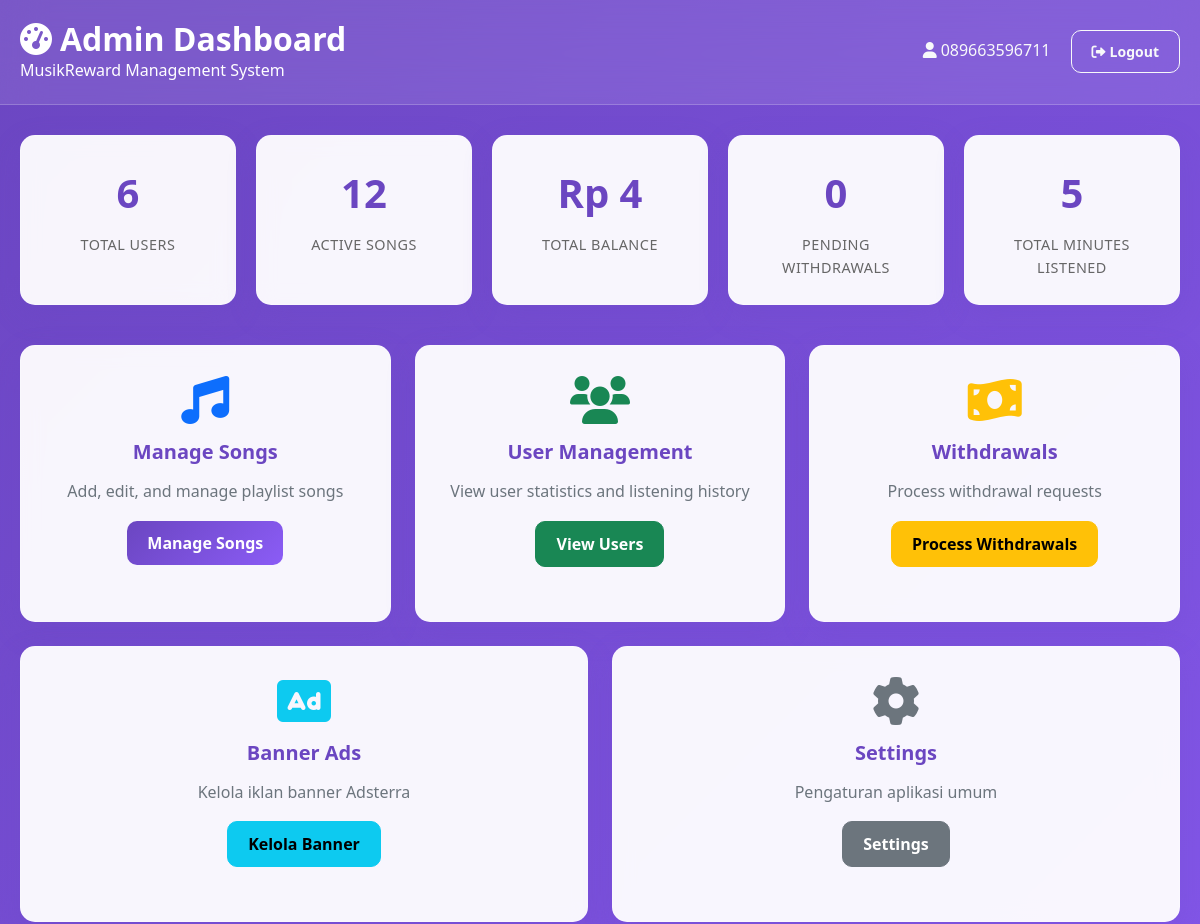
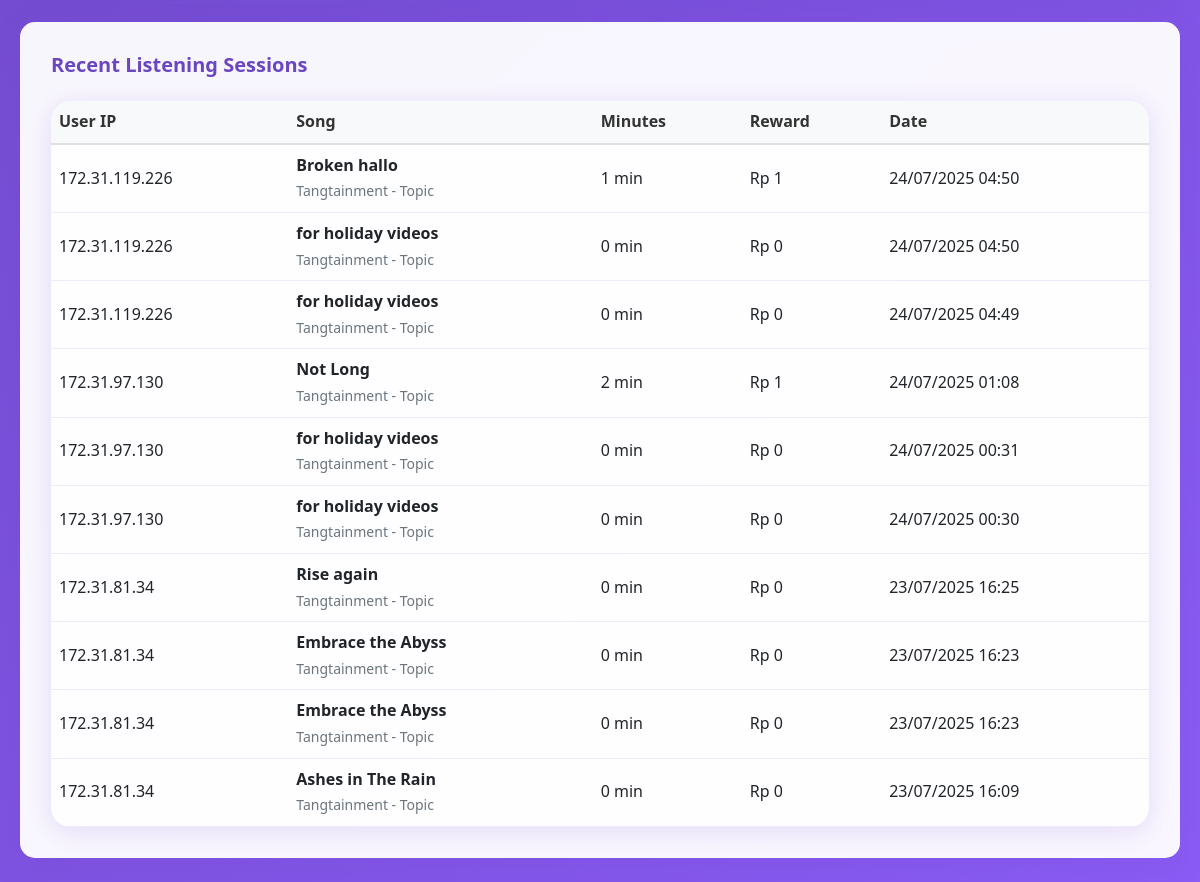
/admin/index.php (signed in), run on the app's committed database (2 pictures, top to bottom).
### tables this page shows
CREATE TABLE listening_sessions (
            id INTEGER PRIMARY KEY AUTOINCREMENT,
            user_ip TEXT NOT NULL,
            song_id INTEGER NOT NULL,
            minutes_listened INTEGER DEFAULT 0,
            reward_earned REAL DEFAULT 0.00,
            completed INTEGER DEFAULT 0,
            created_at DATETIME DEFAULT CURRENT_TIMESTAMP,
            FOREIGN KEY (song_id) REFERENCES songs(id)
        );

CREATE TABLE songs (
            id INTEGER PRIMARY KEY AUTOINCREMENT,
            youtube_id TEXT NOT NULL,
            title TEXT NOT NULL,
            artist TEXT NOT NULL,
            thumbnail_url TEXT,
            duration INTEGER DEFAULT 0,
            is_active INTEGER DEFAULT 1,
            created_at DATETIME DEFAULT CURRENT_TIMESTAMP
        );

### admin/index.php (the view, shortened to what this page needs)
<?php
require_once '../config/database.php';
$stmt = $pdo->query("SELECT COUNT(*) as total_users FROM users");
$totalUsers = $stmt->fetch()['total_users'];
$stmt = $pdo->query("SELECT COUNT(*) as total_songs FROM songs WHERE is_active = 1");
$totalSongs = $stmt->fetch()['total_songs'];
$stmt = $pdo->query("SELECT SUM(balance) as total_balance FROM users");
$totalBalance = $stmt->fetch()['total_balance'] ?: 0;
$stmt = $pdo->query("SELECT COUNT(*) as pending_withdrawals FROM withdrawals WHERE status = 'pending'");
$pendingWithdrawals = $stmt->fetch()['pending_withdrawals'];
$stmt = $pdo->query("SELECT SUM(minutes_listened) as total_minutes FROM listening_sessions");
$totalMinutes = $stmt->fetch()['total_minutes'] ?: 0;
?>
<!DOCTYPE html>
<html lang="id">
<head>
    <link href="https://cdn.jsdelivr.net/npm/bootstrap@5.1.3/dist/css/bootstrap.min.css" rel="stylesheet">
    <link href="https://cdnjs.cloudflare.com/ajax/libs/font-awesome/6.0.0/css/all.min.css" rel="stylesheet">
    <link href="../assets/css/style.css?v=<?= time() ?>" rel="stylesheet">
</head>
<body>
    <div class="admin-header">
        <div class="container">
            <div class="d-flex justify-content-between align-items-center">
                <div>
                    <h1><i class="fas fa-tachometer-alt me-2"></i>Admin Dashboard</h1>
                    <p class="mb-0">MusikReward Management System</p>
                </div>
                <div>
                    <span class="text-light me-3">
                        <i class="fas fa-user me-1"></i><?= htmlspecialchars($_SESSION['admin_username']) ?>
                    </span>
                    <a href="?logout=1" class="btn btn-outline-light btn-sm">
                        <i class="fas fa-sign-out-alt me-1"></i>Logout
                    </a>
                </div>
            </div>
        </div>
    </div>
    <div class="container">
        <div class="stats-grid">
            <div class="stat-card">
                <div class="stat-number"><?= number_format($totalUsers) ?></div>
                <div class="stat-label">Total Users</div>
            </div>
            <div class="stat-card">
                <div class="stat-number"><?= number_format($totalSongs) ?></div>
                <div class="stat-label">Active Songs</div>
            </div>
            <div class="stat-card">
                <div class="stat-number">Rp <?= number_format($totalBalance, 0, ',', '.') ?></div>
                <div class="stat-label">Total Balance</div>
            </div>
            <div class="stat-card">
                <div class="stat-number"><?= number_format($pendingWithdrawals) ?></div>
                <div class="stat-label">Pending Withdrawals</div>
            </div>
            <div class="stat-card">
                <div class="stat-number"><?= number_format($totalMinutes) ?></div>
                <div class="stat-label">Total Minutes Listened</div>
            </div>
        </div>
        <div class="row">
            <div class="col-md-4 mb-4">
                <div class="admin-card text-center">
                    <i class="fas fa-music text-primary mb-3" style="font-size: 3rem;"></i>
                    <h5>Manage Songs</h5>
                    <p class="text-muted">Add, edit, and manage playlist songs</p>
                    <a href="songs.php" class="btn btn-primary">Manage Songs</a>
                </div>
            </div>
            <div class="col-md-4 mb-4">
                <div class="admin-card text-center">
                    <i class="fas fa-users text-success mb-3" style="font-size: 3rem;"></i>
                    <h5>User Management</h5>
                    <p class="text-muted">View user statistics and listening history</p>
                    <a href="users.php" class="btn btn-success">View Users</a>
                </div>
            </div>
            <div class="col-md-4 mb-4">
                <div class="admin-card text-center">
                    <i class="fas fa-money-bill-wave text-warning mb-3" style="font-size: 3rem;"></i>
                    <h5>Withdrawals</h5>
                    <p class="text-muted">Process withdrawal requests</p>
                    <a href="withdrawals.php" class="btn btn-warning">Process Withdrawals</a>
                </div>
            </div>
        </div>
        <div class="row">
            <div class="col-md-6 mb-4">
                <div class="admin-card text-center">
                    <i class="fas fa-ad text-info mb-3" style="font-size: 3rem;"></i>
                    <h5>Banner Ads</h5>
                    <p class="text-muted">Kelola iklan banner Adsterra</p>
                    <a href="banner_ads.php" class="btn btn-info">Kelola Banner</a>
                </div>
            </div>
            <div class="col-md-6 mb-4">
                <div class="admin-card text-center">
                    <i class="fas fa-cog text-secondary mb-3" style="font-size: 3rem;"></i>
                    <h5>Settings</h5>
                    <p class="text-muted">Pengaturan aplikasi umum</p>
                    <a href="#" class="btn btn-secondary">Settings</a>
                </div>
            </div>
        </div>
        <div class="admin-card">
            <h5 class="mb-4">Recent Listening Sessions</h5>
            <div class="table-responsive">
                <table class="table">
                    <thead>
                        <tr>
                            <th>User IP</th>
                            <th>Song</th>
                            <th>Minutes</th>
                            <th>Reward</th>
                            <th>Date</th>
                        </tr>
                    </thead>
                    <tbody>
                        <?php
                        $stmt = $pdo->query("
                            SELECT ls.*, s.title, s.artist
                            FROM listening_sessions ls
                            JOIN songs s ON ls.song_id = s.id
                            ORDER BY ls.created_at DESC
                            LIMIT 10
                        ");
                        $sessions = $stmt->fetchAll();
                        foreach ($sessions as $session): ?>
                        <tr>
                            <td><?= htmlspecialchars($session['user_ip']) ?></td>
                            <td>
                                <strong><?= htmlspecialchars($session['title']) ?></strong><br>
                                <small class="text-muted"><?= htmlspecialchars($session['artist']) ?></small>
                            </td>
                            <td><?= $session['minutes_listened'] ?> min</td>
                            <td>Rp <?= number_format($session['reward_earned'], 0, ',', '.') ?></td>
                            <td><?= date('d/m/Y H:i', strtotime($session['created_at'])) ?></td>
                        </tr>
                        <?php endforeach; ?>
                    </tbody>
                </table>
            </div>
        </div>
    </div>
</body>
</html>

### assets/css/style.css (style rules this page uses)
:root { --primary-color: #6B46C1; --secondary-color: #8B5CF6; --tertiary-color: #3B82F6; --accent-color: #92400E; --success-color: #10B981; --background-color: #F8FAFC; --wave-gradient: linear-gradient(135deg, #6B46C1 0%, #8B5CF6 25%, #3B82F6 50%, #92400E 75%, #6B46C1 100%); --card-shadow: 0 4px 25px rgba(107, 70, 193, 0.15); --border-radius: 20px; }
* { margin: 0; padding: 0; box-sizing: border-box; }
body { font-family: 'Segoe UI', Tahoma, Geneva, Verdana, sans-serif; background: var(--wave-gradient); background-size: 400% 400%; animation: waveAnimation 15s ease-in-out infinite; line-height: 1.6; color: #1F2937; min-height: 100vh; }
.btn-primary { background: linear-gradient(135deg, var(--primary-color), var(--secondary-color)); border: none; border-radius: 8px; padding: 12px 24px; font-weight: 600; transition: all 0.3s ease; }
.btn-secondary { border-radius: 8px; padding: 12px 24px; font-weight: 600; }
.admin-header { background: linear-gradient(135deg, #2C3E50, #34495E); color: white; padding: 20px; margin-bottom: 30px; }
.admin-card { background: white; border-radius: var(--border-radius); box-shadow: var(--card-shadow); padding: 24px; margin-bottom: 24px; }
.stats-grid { display: grid; grid-template-columns: repeat(auto-fit, minmax(200px, 1fr)); gap: 20px; margin-bottom: 30px; }
.stat-card { background: white; border-radius: var(--border-radius); padding: 24px; text-align: center; box-shadow: var(--card-shadow); border-top: 4px solid var(--primary-color); }
.stat-number { font-size: 2rem; font-weight: bold; color: var(--primary-color); margin-bottom: 8px; }
.stat-label { color: #666; font-size: 0.9rem; }
.table-responsive { border-radius: var(--border-radius); overflow: hidden; box-shadow: var(--card-shadow); }
.table { margin-bottom: 0; }
.table thead th { background-color: #F8F9FA; border-bottom: 2px solid #E0E0E0; font-weight: 600; color: #333; }

### admin/index.php (style rules this page uses)
body { background: var(--wave-gradient); background-size: 400% 400%; animation: waveAnimation 20s ease-in-out infinite; font-family: 'Segoe UI', Tahoma, Geneva, Verdana, sans-serif; opacity: 0; transition: opacity 0.3s ease; }
body.loaded { opacity: 1; }
.admin-header { background: rgba(255, 255, 255, 0.1); backdrop-filter: blur(20px); border-bottom: 1px solid rgba(255, 255, 255, 0.2); padding: 20px 0; margin-bottom: 30px; color: white; }
.admin-header h1 { margin: 0; font-weight: 700; font-size: 2rem; }
.container { max-width: 1200px; padding: 0 20px; }
.stats-grid { display: grid; grid-template-columns: repeat(auto-fit, minmax(200px, 1fr)); gap: 20px; margin-bottom: 40px; }
.stat-card { background: rgba(255, 255, 255, 0.95); backdrop-filter: blur(10px); border-radius: 15px; padding: 25px; text-align: center; border: 1px solid rgba(255, 255, 255, 0.2); box-shadow: 0 10px 30px rgba(107, 70, 193, 0.2); opacity: 0; transform: translateY(30px); animation: cardSlideIn 0.6s ease forwards; }
.stat-card:nth-child(1) { animation-delay: 0.1s; }
.stat-card:nth-child(2) { animation-delay: 0.2s; }
.stat-card:nth-child(3) { animation-delay: 0.3s; }
.stat-card:nth-child(4) { animation-delay: 0.4s; }
.stat-card:nth-child(5) { animation-delay: 0.5s; }
.stat-number { font-size: 2.5rem; font-weight: 700; color: var(--primary-color); margin-bottom: 8px; }
.stat-label { color: #666; font-weight: 500; text-transform: uppercase; font-size: 0.9rem; letter-spacing: 0.5px; }
.admin-card { background: rgba(255, 255, 255, 0.95); backdrop-filter: blur(10px); border-radius: 15px; padding: 30px; border: 1px solid rgba(255, 255, 255, 0.2); box-shadow: 0 10px 30px rgba(107, 70, 193, 0.2); transition: all 0.3s ease; height: 100%; }
.admin-card h5 { color: var(--primary-color); font-weight: 600; margin-bottom: 15px; }
.btn { border-radius: 10px; padding: 10px 20px; font-weight: 600; transition: all 0.3s ease; }
.table { background: rgba(255, 255, 255, 0.8); border-radius: 10px; overflow: hidden; }
.table th { background: var(--primary-color); color: white; border: none; font-weight: 600; }
.table td { border-color: rgba(107, 70, 193, 0.1); vertical-align: middle; }
.fade-in { opacity: 0; animation: fadeIn 0.8s ease forwards; }

### data on the page
listening_sessions: user_ip "172.31.119.226", song.title "Broken hallo", song.artist "Tangtainment - Topic", minutes_listened "1", reward_earned "1", created_at "24/07/2025 04:50"
listening_sessions: user_ip "172.31.119.226", song.title "for holiday videos", song.artist "Tangtainment - Topic", minutes_listened "0", reward_earned "0", created_at "24/07/2025 04:50"
listening_sessions: user_ip "172.31.119.226", song.title "for holiday videos", song.artist "Tangtainment - Topic", minutes_listened "0", reward_earned "0", created_at "24/07/2025 04:49"
listening_sessions: user_ip "172.31.97.130", song.title "Not Long", song.artist "Tangtainment - Topic", minutes_listened "2", reward_earned "1", created_at "24/07/2025 01:08"
listening_sessions: user_ip "172.31.97.130", song.title "for holiday videos", song.artist "Tangtainment - Topic", minutes_listened "0", reward_earned "0", created_at "24/07/2025 00:31"
listening_sessions: user_ip "172.31.97.130", song.title "for holiday videos", song.artist "Tangtainment - Topic", minutes_listened "0", reward_earned "0", created_at "24/07/2025 00:30"
listening_sessions: user_ip "172.31.81.34", song.title "Rise again", song.artist "Tangtainment - Topic", minutes_listened "0", reward_earned "0", created_at "23/07/2025 16:25"
listening_sessions: user_ip "172.31.81.34", song.title "Embrace the Abyss", song.artist "Tangtainment - Topic", minutes_listened "0", reward_earned "0", created_at "23/07/2025 16:23"
listening_sessions: user_ip "172.31.81.34", song.title "Embrace the Abyss", song.artist "Tangtainment - Topic", minutes_listened "0", reward_earned "0", created_at "23/07/2025 16:23"
listening_sessions: user_ip "172.31.81.34", song.title "Ashes in The Rain", song.artist "Tangtainment - Topic", minutes_listened "0", reward_earned "0", created_at "23/07/2025 16:09"

### other printed values
$_SESSION['admin_username'] "089663596711"
$totalUsers "6"
$totalSongs "12"
$totalBalance "4"
$pendingWithdrawals "0"
$totalMinutes "5"
